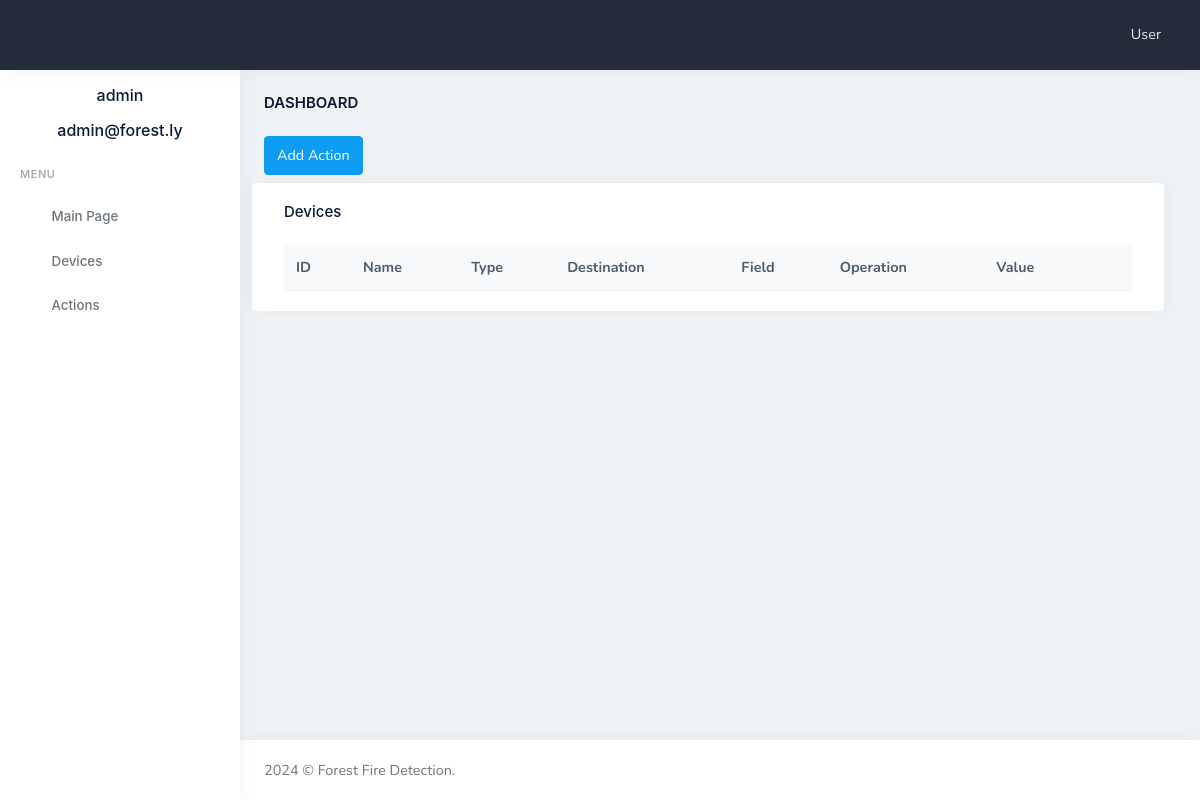
Page /actions/ (signed in) on the earlier database version.
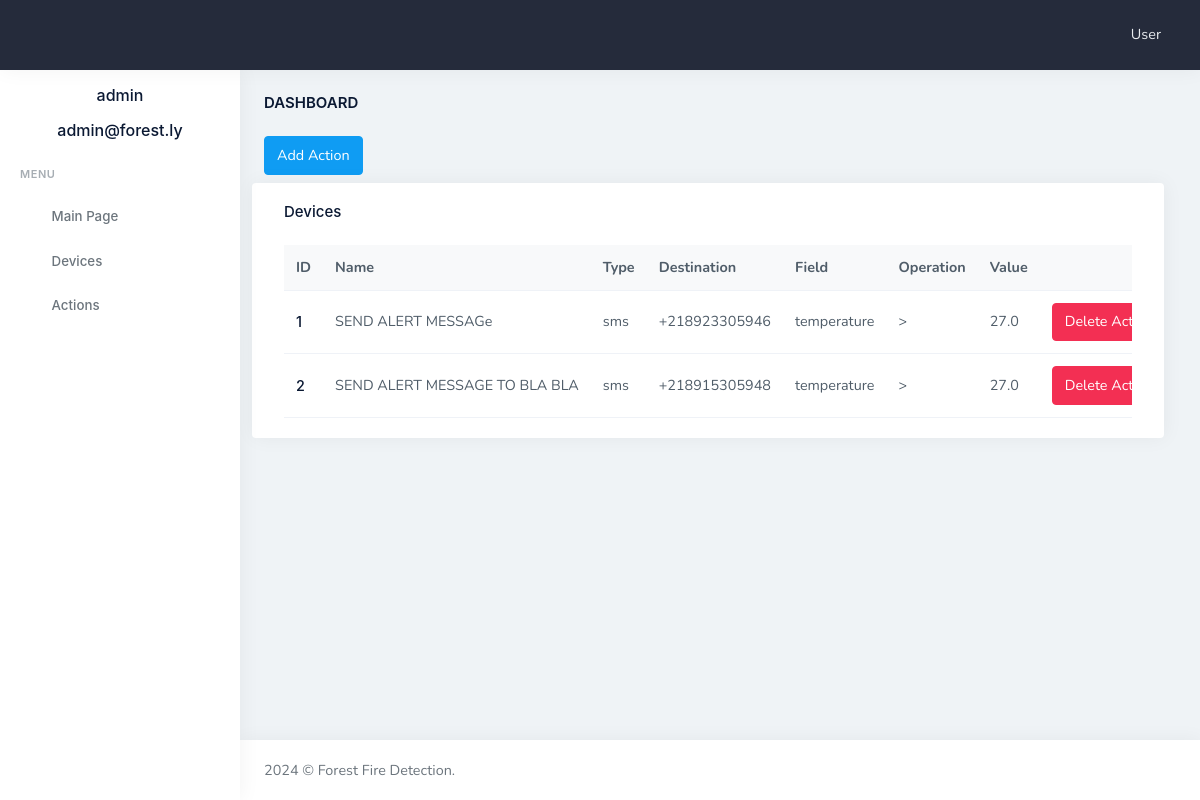
Same page on the later database version.
### app/models.py (models this page shows, shortened)
class User(UserMixin, db.Model):
    id: so.Mapped[int] = so.mapped_column(primary_key=True)
    username: so.Mapped[str] = so.mapped_column(sa.String(64), index=True, unique=True)
    email: so.Mapped[str] = so.mapped_column(sa.String(120), index=True, unique=True)
    password_hash: so.Mapped[Optional[str]] = so.mapped_column(sa.String(256))
    posts: so.WriteOnlyMapped['Post'] = so.relationship(
        back_populates='author'
    )

class Action(db.Model):
    id: so.Mapped[int] = so.mapped_column(primary_key=True)
    name: so.Mapped[str] = so.mapped_column(sa.String(140))
    thing_code: so.Mapped[str] = so.mapped_column(sa.String(140))
    type: so.Mapped[str] = so.mapped_column(sa.String(140))
    destination: so.Mapped[str] = so.mapped_column(sa.String(140))
    field: so.Mapped[str] = so.mapped_column(sa.String(140))
    operation: so.Mapped[str] = so.mapped_column(sa.String(140))
    value: so.Mapped[float] = so.mapped_column(sa.Float())

### app/routes.py (the view)
@app.route('/actions/', methods=['GET'])
@login_required
def actions():
    username = current_user.username
    email = current_user.email
    actions = db.session.scalars(sa.select(Action)).all()
    return render_template('actions.html',  actions=actions, username=username, email=email)

### app/models.py (called while the page is built)
@login.user_loader
def load_user(id):
    return db.session.get(User, int(id))

### app/templates/actions.html (shortened to what this page needs)
{% extends "base.html" %}
{% block content %}
<div class="page-content">
    <div class="container-fluid">
        <div class="row">
            <div class="col-12">
                <div class="page-title-box d-sm-flex align-items-center justify-content-between">
                    <h4 class="mb-sm-0">Dashboard</h4>
                </div>
            </div>
        </div>
        <div class="row">
        <div class="row mb-2">
            <div class="col-4">
                <a class="btn btn-primary waves-effect waves-light" href="/add-action" role="button">Add Action</a>
            </div>
        </div>
        <div class="row">
            <div class="card">
                <div class="card-body pb0">
                    <h4 class="card-title mb-4">Devices</h4>
                    <div class="table-responsive">
                        <table class="table table-centered mb-0 align-middle table-hover table-nowrap">
                            <thead class="table-light">
                                <tr>
                                    <th>ID</th>
                                    <th>Name</th>
                                    <th>Type</th>
                                    <th>Destination</th>
                                    <th>Field</th>
                                    <th>Operation</th>
                                    <th>Value</th>
                                    <th>  </th>
                                </tr>
                            </thead>
                            <tbody>
                                <tr>
                                    {% if actions %}
                                    {% for action in actions %}
                                <tr>
                                    <td>
                                        <a href="">
                                            <h6 class="mb-0">{{ action.id }}</h6>
                                        </a>
                                    </td>
                                    <td>{{ action.name }}</td>
                                    <td>
                                        {{ action.type }}
                                    </td>
                                    <td>
                                        {{ action.destination }}
                                    </td>
                                    <td>
                                        {{ action.field }}
                                    </td>
                                    <td>
                                        {{ action.operation }}
                                    </td>
                                    <td>
                                        {{ action.value }}
                                    </td>
                                    <td>
                                        <a class="btn btn-danger waves-effect waves-light"
                                            href="/delete-action/{{action.id}}" role="button">Delete Action</a>
                                    </td>
                                </tr>
                                {% endfor %}
                                {% endif %}
                                </tr>
                            </tbody>
                        </table>
                    </div>
                </div>
            </div>
        </div>
    </div>
</div>
{% endblock %}

### app/templates/base.html (shortened to what this page needs)
<!doctype html>
<html lang="en">
<head>
    <link href="{{ url_for('static', filename='assets/libs/admin-resources/jquery.vectormap/jquery-jvectormap-1.2.2.css') }}" rel="stylesheet"
        type="text/css" />
    <link href="{{ url_for('static', filename='assets/libs/datatables.net-bs4/css/dataTables.bootstrap4.min.css') }}" rel="stylesheet" type="text/css" />
    <link href="{{ url_for('static', filename='assets/libs/datatables.net-responsive-bs4/css/responsive.bootstrap4.min.css') }}" rel="stylesheet"
        type="text/css" />
    <link href="{{ url_for('static', filename='assets/css/bootstrap.min.css') }} " id="bootstrap-style" rel="stylesheet" type="text/css" />
    <link href="{{ url_for('static', filename='assets/css/icons.min.css') }} " rel="stylesheet" type="text/css" />
    <link href="{{ url_for('static', filename='assets/css/app.min.css') }} " id="app-style" rel="stylesheet" type="text/css" />
    <link href="{{ url_for('static', filename='assets/css/leaflet.css') }} " rel="stylesheet" type="text/css" />
</head>
<body data-topbar="dark">
    <div id="layout-wrapper">
        <header id="page-topbar">
            <div class="navbar-header">
                <div class="d-flex">
                    <div class="navbar-brand-box">
                    </div>
                    <button type="button" class="btn btn-sm px-3 font-size-24 header-item waves-effect"
                        id="vertical-menu-btn">
                        <i class="ri-menu-2-line align-middle"></i>
                    </button>
                </div>
                <div class="d-flex">
                    <div class="dropdown d-inline-block user-dropdown">
                        <button type="button" class="btn header-item waves-effect" id="page-header-user-dropdown"
                            data-bs-toggle="dropdown" aria-haspopup="true" aria-expanded="false">
                            <span class="d-none d-xl-inline-block ms-1">User</span>
                            <i class="mdi mdi-chevron-down d-none d-xl-inline-block"></i>
                        </button>
                    </div>
                </div>
            </div>
        </header>
        <div class="vertical-menu">
            <div data-simplebar class="h-100">
                <div class="user-profile text-center mt-3">
                    <div class="mt-3">
                        <h4 class="font-size-16 mb-1">{{ username }}</h4>
                    </div>
                    <div class="mt-3">
                        <h5 class="font-size-16 mb-1">{{ email }}</h5>
                    </div>
                </div>
                <div id="sidebar-menu">
                    <ul class="metismenu list-unstyled" id="side-menu">
                        <li class="menu-title">Menu</li>
                        <li>
                            <a href="{{ url_for('index') }}" class="waves-effect">
                                <i class="ri-dashboard-line"></i>
                                <span>Main Page</span>
                            </a>
                        </li>
                        <li class="">
                            <a href="{{ url_for('devices') }}" class="waves-effect">
                                <i class="mdi mdi-memory"></i>
                                <span>Devices</span>
                            </a>
                        </li>
                        <li class="">
                            <a href="{{ url_for('actions') }}" class="waves-effect">
                                <i class="ri-git-merge-fill"></i>
                                <span>Actions</span>
                            </a>
                        </li>
                    </ul>
                </div>
            </div>
        </div>
        <div class="main-content">
            {% block content %}{% endblock %}
            <footer class="footer">
                <div class="container-fluid">
                    <div class="row">
                        <div class="col-sm-6">
                            <script>document.write(new Date().getFullYear())</script> © Forest Fire Detection.
                        </div>
                        <div class="col-sm-6">
                        </div>
                    </div>
                </div>
            </footer>
        </div>
    </div>
</body>
</html>

Differences in the rows shown:
added Action: id "1", name "SEND ALERT MESSAGe", type "sms", destination "+218923305946", field "temperature", operation ">", value "27.0"
added Action: id "2", name "SEND ALERT MESSAGE TO BLA BLA", type "sms", destination "+218915305948", field "temperature", operation ">", value "27.0"
